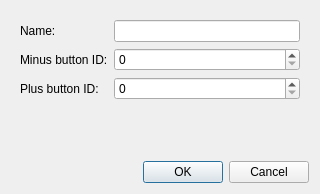
<?xml version="1.0" encoding="UTF-8"?>
<ui version="4.0">
 <class>SetNameWithButtonsDialog</class>
 <widget class="QDialog" name="SetNameWithButtonsDialog">
  <property name="geometry">
   <rect>
    <x>0</x>
    <y>0</y>
    <width>320</width>
    <height>194</height>
   </rect>
  </property>
  <property name="windowTitle">
   <string>Dialog</string>
  </property>
  <property name="locale">
   <locale language="English" country="UnitedStates"/>
  </property>
  <layout class="QVBoxLayout" name="verticalLayout">
   <item>
    <widget class="QWidget" name="widget" native="true">
     <layout class="QFormLayout" name="formLayout">
      <property name="fieldGrowthPolicy">
       <enum>QFormLayout::AllNonFixedFieldsGrow</enum>
      </property>
      <item row="0" column="0">
       <widget class="QLabel" name="nameLabel">
        <property name="text">
         <string>Name:</string>
        </property>
       </widget>
      </item>
      <item row="0" column="1">
       <widget class="QLineEdit" name="nameEdit"/>
      </item>
      <item row="1" column="0">
       <widget class="QLabel" name="minusBtnIdLabel">
        <property name="text">
         <string>Minus button ID:</string>
        </property>
       </widget>
      </item>
      <item row="1" column="1">
       <widget class="QSpinBox" name="minusBtnId"/>
      </item>
      <item row="2" column="0">
       <widget class="QLabel" name="plusBtnIdLabel">
        <property name="text">
         <string>Plus button ID:</string>
        </property>
       </widget>
      </item>
      <item row="2" column="1">
       <widget class="QSpinBox" name="plusBtnId"/>
      </item>
     </layout>
    </widget>
   </item>
   <item>
    <widget class="QDialogButtonBox" name="buttonBox">
     <property name="orientation">
      <enum>Qt::Horizontal</enum>
     </property>
     <property name="standardButtons">
      <set>QDialogButtonBox::Cancel|QDialogButtonBox::Ok</set>
     </property>
    </widget>
   </item>
  </layout>
 </widget>
 <resources/>
 <connections>
  <connection>
   <sender>buttonBox</sender>
   <signal>accepted()</signal>
   <receiver>SetNameWithButtonsDialog</receiver>
   <slot>accept()</slot>
   <hints>
    <hint type="sourcelabel">
     <x>248</x>
     <y>254</y>
    </hint>
    <hint type="destinationlabel">
     <x>157</x>
     <y>274</y>
    </hint>
   </hints>
  </connection>
  <connection>
   <sender>buttonBox</sender>
   <signal>rejected()</signal>
   <receiver>SetNameWithButtonsDialog</receiver>
   <slot>reject()</slot>
   <hints>
    <hint type="sourcelabel">
     <x>316</x>
     <y>260</y>
    </hint>
    <hint type="destinationlabel">
     <x>286</x>
     <y>274</y>
    </hint>
   </hints>
  </connection>
 </connections>
</ui>
